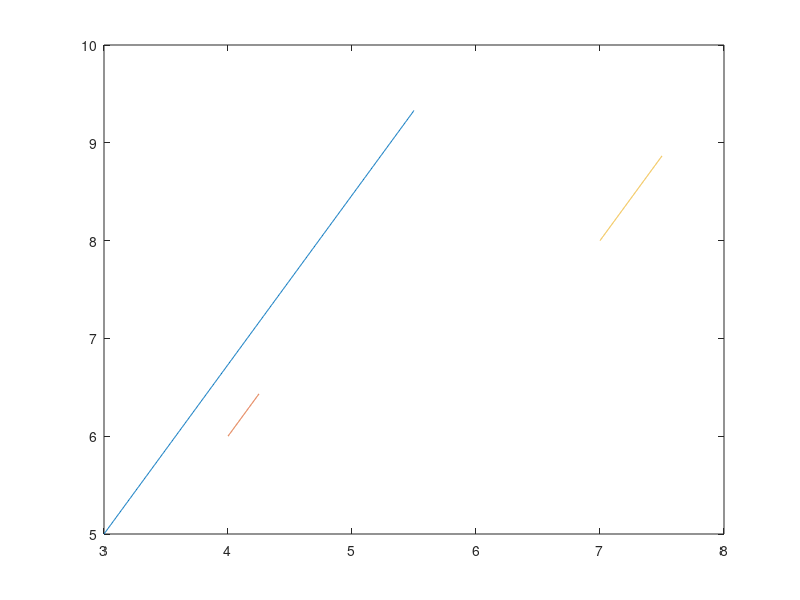

Here is the MATLAB script that generated this plot:
function test_formation1()

[t,q] = ode45( @dyn, 0:0.01:5, [ 3 5 pi/3 1 , 4 6 pi/3 0.1 , 7 8 pi/3 0.2 ] );
plot( q(:,[1 1+4 1+8]), q(:,[2 2+4 2+8]) );


function dq = dyn(t,q)

% q - x1 y1 theta1 v1     x2 y2 theta2 v2 ...
q1 = q(1:4);
q2 = q(5:8);
q3 = q(9:12);

u = zeros(6,1);

% u = [ a1 w1  a2 w2  a3 w3 ]

uni1 = [ q1(4)*cos(q1(3)) ; q1(4)*sin(q1(3)) ; u(2) ; u(1) ];
uni2 = [ q2(4)*cos(q2(3)) ; q2(4)*sin(q2(3)) ; u(4) ; u(3) ];
uni3 = [ q3(4)*cos(q3(3)) ; q3(4)*sin(q3(3)) ; u(6) ; u(5) ];

dq = [ uni1 ; uni2 ; uni3 ];